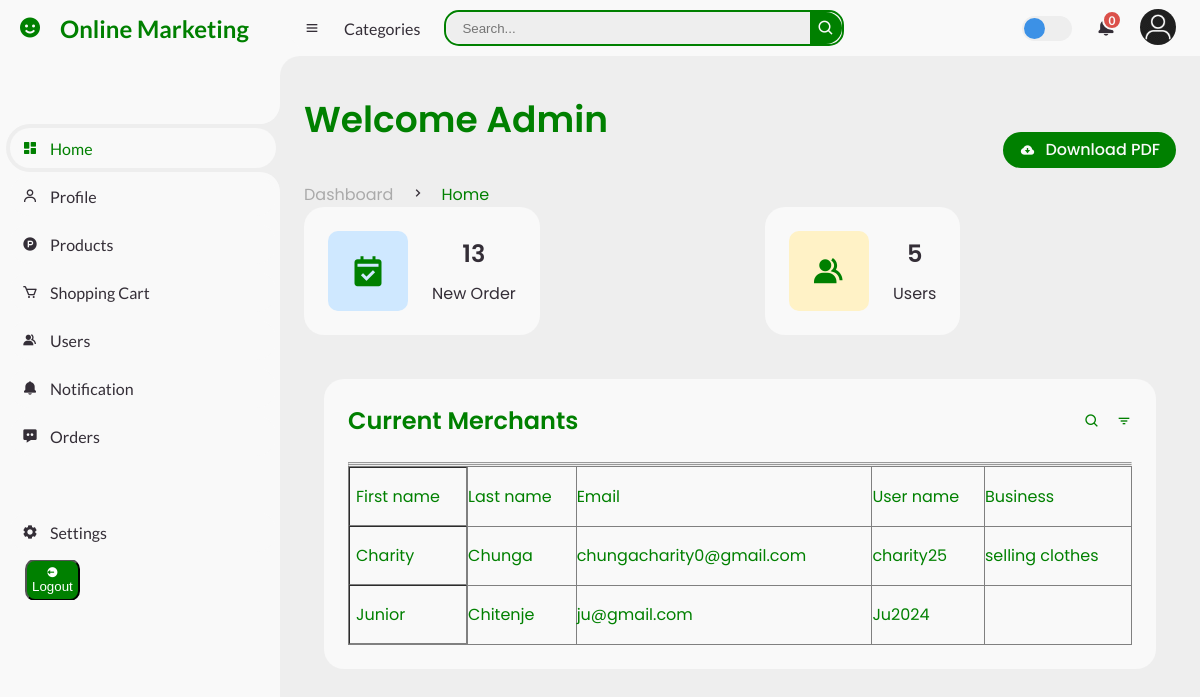
Screenshot of /admin/admin-dash.php with the database file from the repository.
### tables this page shows
CREATE TABLE `merchants` (
  `merchant_id` int(11) NOT NULL,
  `user_id` int(11) NOT NULL,
  `business_name` text NOT NULL
);

CREATE TABLE `users` (
  `user_id` int(11) NOT NULL,
  `first_name` varchar(30) NOT NULL,
  `last_name` varchar(30) NOT NULL,
  `user_email` varchar(50) NOT NULL,
  `username` varchar(30) NOT NULL,
  `user_password` longtext NOT NULL
);

### database/database.php (called while the page is built)
<?php
class Database{
    private $server = 'localhost';
    private $username = 'root';
    private $password = '';
    private $dbname = 'online_marketing';
    protected function connect(){
        try {
            $pdo = new PDO("mysql:host=$this->server;dbname=$this->dbname", $this->username, $this->password);
            $pdo->setAttribute(PDO::ATTR_ERRMODE, PDO::ERRMODE_EXCEPTION);
            return $pdo;
        } catch (PDOException $e) {
            echo 'Error connecting '. $e->getMessage();
        }
    }
}

### classes/users.class.php (the view, shortened to what this page needs)
<?php
class Users extends Database{
     public function get_number_users(){
        $stmt = $this -> connect()->prepare("SELECT COUNT(*) FROM users");
        if(!$stmt->execute()){
            $stmt = null;
            echo "error in execution";
            exit();
        }
        $users = $stmt->fetchColumn();
        echo $users;
    }
    public function get_merchants(){
        $stmt = $this -> connect()->prepare("SELECT * FROM users INNER JOIN merchants ON users.user_id = merchants.user_id");
        if(!$stmt->execute()){
            $stmt = null;
            echo "error in executing stmt";
            exit();
        }
        $merchants = $stmt->fetchAll(PDO::FETCH_ASSOC);
        echo "<div class='table-data'>
				<div class='order'>
					<div class='head'>
						<h3>Current Merchants</h3>
						<i class='bx bx-search'></i>
						<i class='bx bx-filter'></i>
					</div>
                    <div>
                        <table border=1>
                            <tr>
                                <td>First name</td>
                                <td>Last name</td>
                                <td>Email</td>
                                <td>User name</td>
                                <td>Business</td>
                            </tr>
                    ";
        foreach($merchants as $row){
            echo "
                            <tr>
                                <td>".$row['first_name']."</td>
                                <td>".$row['last_name']."</td>
                                <td>".$row['user_email']."</td>
                                <td>".$row['username']."</td>
                                <td>".$row['business_name']." </td>
                            </tr>
      <hr>
                            ";
        }
        echo "
        </table>
        </div>
        </div>
        </div>";
    }
}

### css/style.css (style rules this page uses)
* { margin: 0; padding: 0; box-sizing: border-box; }
:root { --poppins: 'Poppins', sans-serif; --lato: 'Lato', sans-serif; --light: #F9F9F9; --blue: #3C91E6; --light-blue: #CFE8FF; --grey: #eee; --dark-grey: #AAAAAA; --dark: #342E37; --red: #DB504A; --yellow: #FFCE26; --light-yellow: #FFF2C6; --orange: #FD7238; --light-orange: #FFE0D3; }
html { overflow-x: hidden; }
body { background: var(--grey); overflow-x: hidden; }
#content main .table-data { display: flex; flex-wrap: wrap; grid-gap: 24px; margin-top: 24px; width: 100%; color: var(--dark); color: green; padding: 20px; }
#content main .table-data > div { border-radius: 20px; background: var(--light); padding: 24px; overflow-x: auto; }
#content main .table-data .head { display: flex; align-items: center; grid-gap: 16px; margin-bottom: 24px; }
#content main .table-data .head h3 { margin-right: auto; font-size: 24px; font-weight: 600; }
#content main .table-data .head .bx { cursor: pointer; }
#content main .table-data .order { flex-grow: 1; flex-basis: 500px; }
#content main .table-data .order table { width: 100%; border-collapse: collapse; }
#content main .table-data .order table td { padding: 16px 0; }
#content main .table-data .order table tr td:first-child { display: flex; align-items: center; grid-gap: 12px; padding-left: 6px; }

### rows the page displays
merchants: user.first_name "Charity", user.last_name "Chunga", user.user_email "chungacharity0@gmail.com", user.username "charity25", business_name "selling clothes"
merchants: user.first_name "Junior", user.last_name "Chitenje", user.user_email "ju@gmail.com", user.username "Ju2024"

### other values shown
$unread "0"
$orders "13"
$users "5"
